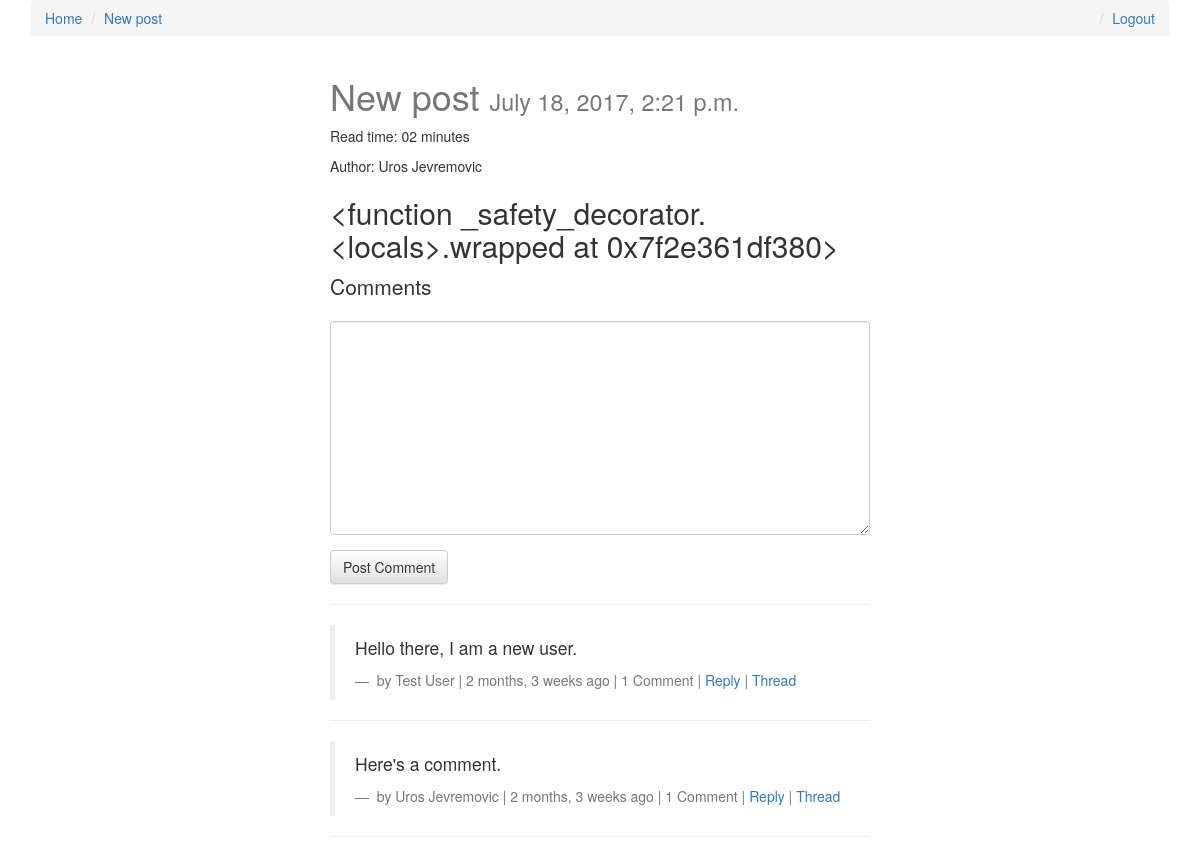
The app's page /new-post/ (signed in) with its own data.
### posts/models.py (models this page shows, shortened)
class Post(models.Model):
    user = models.ForeignKey(settings.AUTH_USER_MODEL, default=1)
    title = models.CharField(max_length=255)
    slug = models.SlugField(unique=True)
    image = models.ImageField(null=True, blank=True,
                              height_field='image_height', width_field='image_width')
    image_width = models.IntegerField(default=0)
    image_height = models.IntegerField(default=0)
    share_public = models.BooleanField(default=True)
    content = models.TextField()
    read_time = models.TimeField(null=True, blank=True)
    updated = models.DateTimeField(auto_now=True)
    created_at = models.DateTimeField(auto_now_add=True)
    objects = PostManager()
    def get_absolute_url(self):
        return reverse('posts:detail', kwargs={'slug': self.slug})
    def get_markdown(self):
        content = self.content
        return mark_safe(markdown(content))
    class Meta:
        ordering = ['-created_at', '-updated']
    def comments(self):
        qs = Comment.objects.filter_by_instance(self)
        return qs
    def get_content_type(self):
        contentt_type = ContentType.objects.get_for_model(self.__class__)
        return contentt_type

### comments/models.py (models this page shows, shortened)
class Comment(models.Model):
    user = models.ForeignKey(settings.AUTH_USER_MODEL, default=1)
    content_type = models.ForeignKey(ContentType, on_delete=models.CASCADE)
    object_id = models.PositiveIntegerField()
    content_object = GenericForeignKey('content_type', 'object_id')
    parent = models.ForeignKey('self', null=True, blank=True)
    content = models.TextField()
    timestamp = models.DateTimeField(auto_now_add=True)
    objects = CommentManager()
    class Meta:
        ordering = ['-timestamp',]
    def get_absolute_url(self):
        return reverse('comments:thread', kwargs={
            'pk': self.pk
        })
    def children(self):  # replies
        return Comment.objects.filter(parent=self)

### posts/views.py (the view, shortened to what this page needs)
# urls.py: url(r'^(?P<slug>[\w-]+)/$', views.post_detail, name='detail'),
def post_detail(request, slug):
    post = get_object_or_404(Post, slug=slug)
    if not post.share_public:
        if not (request.user.is_staff or request.user.is_superuser):
            raise Http404
    initial_data = {
        'content_type': post.get_content_type,
        'object_id': post.id,
    }
    form = CommentForm(request.POST or None, initial=initial_data)
    comments = post.comments()
    return render(request, 'posts/single_post.html',
                  {'post': post, 'comments': comments, 'comment_form': form})

### comments/forms.py
class CommentForm(forms.Form):
    content_type = forms.CharField(widget=forms.HiddenInput)
    object_id = forms.IntegerField(widget=forms.HiddenInput)
    parent_id = forms.IntegerField(widget=forms.HiddenInput, required=False)
    content = forms.CharField(label='',widget=forms.Textarea)

### comments/models.py (called while the page is built)
    def filter_by_instance(self, instance):
        content_type = ContentType.objects.get_for_model(instance.__class__)
        obj_id = instance.id
        qs = super(CommentManager, self).filter(content_type=content_type, object_id=obj_id).filter(parent=None)
        return qs

### posts/templatetags/urlify.py (called while the page is built)
@register.filter
def urlify(value):
    return quote_plus(value)

### posts/templates/posts/single_post.html (shortened to what this page needs)
{% extends 'layout.html' %}
{% load crispy_forms_tags %}
{% load urlify %}
{% load markdown_deux_tags %}
{% block post_detail_link %}
    <li><a href="{{ post.get_absolute_url }}">{{ post.title }}</a></li>
{% endblock %}
{% block content %}
    <div class="col-sm-6 col-sm-offset-3">
        <h1>{{ post.title }} <small>{{ post.created_at }}</small></h1>
        <p>Read time: {{ post.read_time|time:'i' }} minute{{ post.read_time|time:'i'|pluralize }}</p>
        {% if post.user.get_full_name %}
            <p>Author: {{ post.user.get_full_name }}</p>
        {% endif %}
        <div class="post-detail-item"><h2>{{ post.get_markdown }}</h2></div>
        <div>
            <p class="lead">Comments</p>
            {% if request.user.is_authenticated %}
                <form method="POST" action=".">
                    {{ comment_form|crispy }}
                    <input type="submit" value="Post Comment" class="btn btn-default">
                </form>
            {% else %}
                <p>You must login to comment</p>
            {% endif %}
            <hr>
            {% for comment in comments %}
                <blockquote>
                    <p>{{ comment.content }}</p>
                    <footer>
                        by {{ comment.user.get_full_name }} | {{ comment.timestamp|timesince }} ago |
                        {% if comment.children.count > 0 %}{{ comment.children.count }} Comment{{ comment.children|pluralize}}
                        | {% endif %}
                        {% if request.user.is_authenticated %}
                            <a class="comment-reply-btn" href="#">Reply</a> | <a href="{{ comment.get_absolute_url }}">
                            Thread</a>
                        {% endif %}
                    </footer>
                </blockquote>
                <hr>
            {% endfor %}
        </div>
    </div>
{% endblock %}

### static/css/base.css (style rules this page uses)
h1 { color: #777; }

### records on screen
Post: title "New post", created_at "July 18, 2017, 2:21 p.m.", read_time "02", user.get_full_name "Uros Jevremovic", get_markdown "<function _safety_decorator.<locals>.wrapped at 0x7f2e361df380>"
Comment: content "Hello there, I am a new user.", user.get_full_name "Test User", timestamp "2 months, 3 weeks", children.count "1"
Comment: content "Here's a comment.", user.get_full_name "Uros Jevremovic", timestamp "2 months, 3 weeks", children.count "1"
